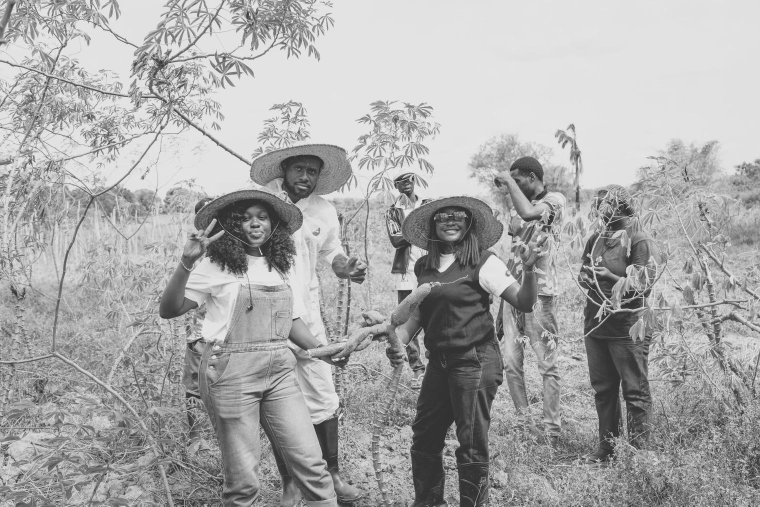
#> input picture images/guides/cassava-harvest-1520.jpg, 1520 x 1013 px, given as the content of the folder ../images/guides/cassava-harvest-1520.jpg, which was not available (shown at 1/2 size)
$ python guide-photos.py ../images/guides/cassava-harvest-1520.jpg
#> lines starting #> are read from the running program, lines starting #| are printed output that depends on the picture; pictures that were not available may be replaced by others from this repository, and a replacement may not be noted
#!/usr/bin/env python3
"""Turn source photos into the guide pages' black-and-white, slightly faded images.

    python3 scripts/guide-photos.py SOURCE_DIR

For every SOURCE_DIR/<name>.jpg (or .jpeg / .png / .webp) writes, into images/guides/:
    <name>-760.webp, <name>-1520.webp, <name>-1520.jpg   (3:2 crop, centred)

The look is baked into the files rather than applied with a CSS filter, so the pages stay right
even with an old stylesheet cached, and greyscale files are smaller than colour ones.
"""
import sys
from pathlib import Path

from PIL import Image, ImageEnhance, ImageOps

OUT = Path(__file__).resolve().parent.parent / 'images' / 'guides'
RATIO = 3 / 2
# Fade: lower the contrast, then lift the blacks and soften the whites (a matte look).
CONTRAST = 0.88
BLACK, WHITE = 34, 238
# Where to centre the 3:2 crop in a tall photo (0 = top, 1 = bottom); default is the middle.
FOCUS_Y = {'farmer-digging': 0.37}


def treat(img: Image.Image, focus_y: float = 0.5) -> Image.Image:
#> called with focus_y = 0.5
    img = ImageOps.exif_transpose(img).convert('RGB')
    w, h = img.size
#> w = 1520; h = 1013
    if w / h > RATIO:
        cw = round(h * RATIO)
#> cw = 1520
        img = img.crop(((w - cw) // 2, 0, (w - cw) // 2 + cw, h))
    else:
        ch = round(w / RATIO)
        top = min(max(round(h * focus_y - ch / 2), 0), h - ch)
        img = img.crop((0, top, w, top + ch))
    grey = ImageEnhance.Contrast(ImageOps.grayscale(img)).enhance(CONTRAST)
    return grey.point(lambda v: round(BLACK + v * (WHITE - BLACK) / 255))
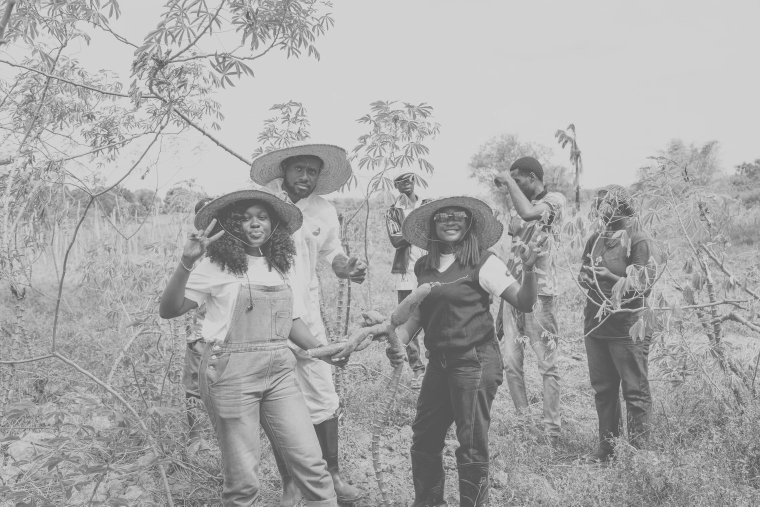
#> returned value: PIL image 1520x1013 L (shown at 1/2 size); min 67, max 229, mean 168.2


def main(src: Path) -> None:
    OUT.mkdir(parents=True, exist_ok=True)
    for f in sorted(src.iterdir()):
        if f.suffix.lower() not in {'.jpg', '.jpeg', '.png', '.webp'}:
            continue
        img = treat(Image.open(f), FOCUS_Y.get(f.stem, 0.5))
        for width in (760, 1520):
            out = img.resize((width, round(width / RATIO)), Image.LANCZOS)
            out.save(OUT / f'{f.stem}-{width}.webp', 'WEBP', quality=72, method=6)
            if width == 1520:
                out.save(OUT / f'{f.stem}-{width}.jpg', 'JPEG', quality=74, optimize=True, progressive=True)
#> this loop made 2 passes
#> pass 1, in main, `out = img.resize((width, round(width / RATIO)), Image.LANCZOS)`:
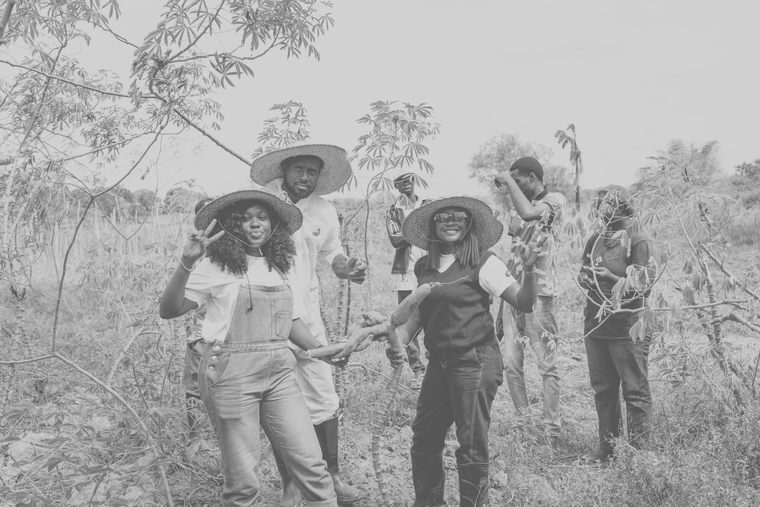
#> out: PIL image 760x507 L; min 70, max 222, mean 168.2
        print(f.stem)


if __name__ == '__main__':
    main(Path(sys.argv[1]))

$ run again, on images/guides/farmer-digging-1520.webp
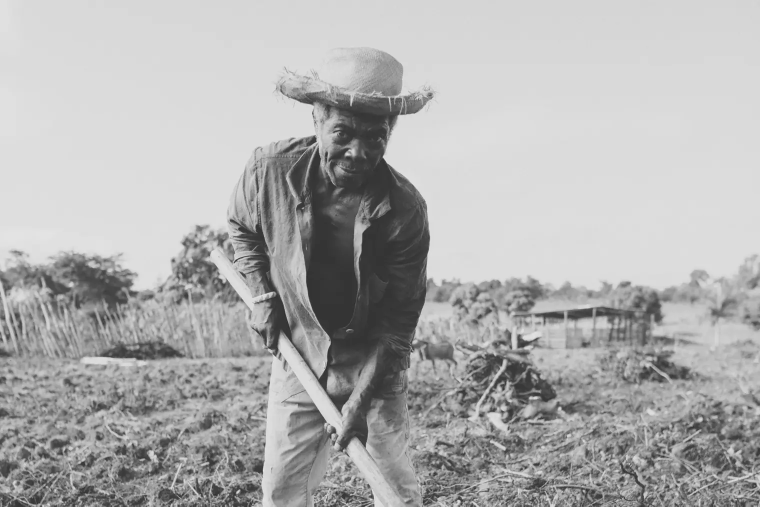
#> input picture images/guides/farmer-digging-1520.webp, 1520 x 1013 px, given as the content of the folder ../images/guides/farmer-digging-1520.webp, which was not available (shown at 1/2 size)
#> in treat, img is the input picture: PIL image 1520x1013 RGB; mean R, G, B 174.4, 174.4, 174.4
#> in treat, `return grey.point(lambda v: round(BLACK + v * (WHITE - BLACK) / 255))`:
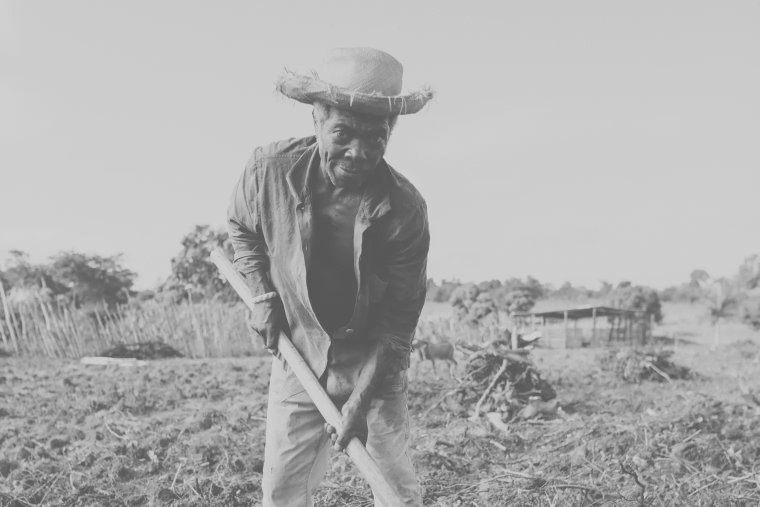
#> returned value: PIL image 1520x1013 L (shown at 1/2 size); min 76, max 219, mean 173
#> the loop in main, `for width in (760, 1520):` made 2 passes
#> pass 1, in main, `out = img.resize((width, round(width / RATIO)), Image.LANCZOS)`:
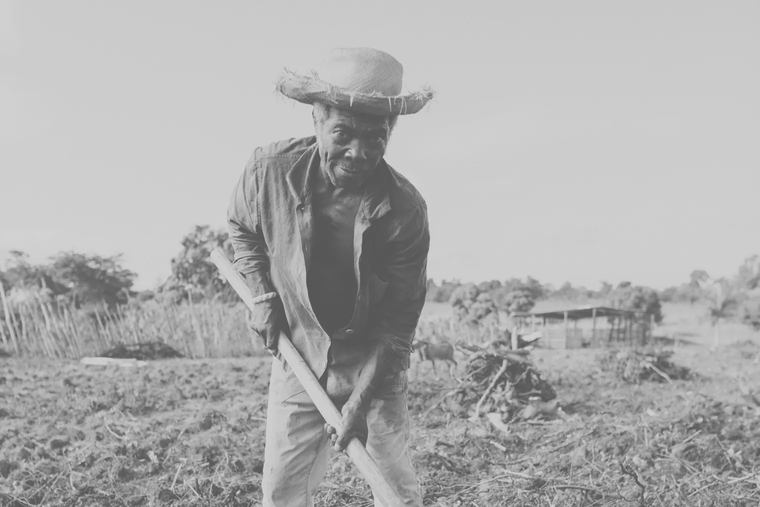
#> out: PIL image 760x507 L; min 76, max 213, mean 173
